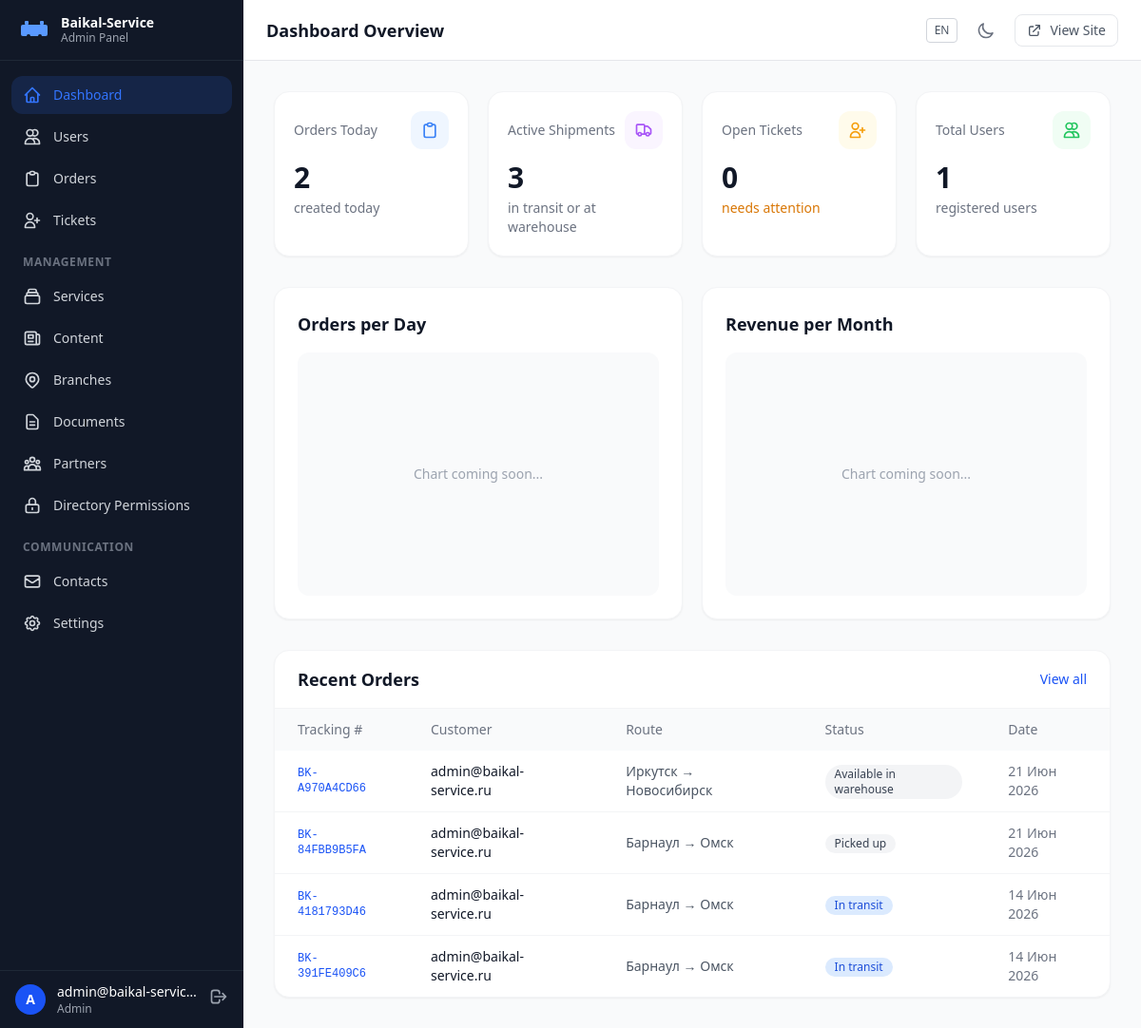
Page /ru/dashboard/ (signed in) on the earlier database version.
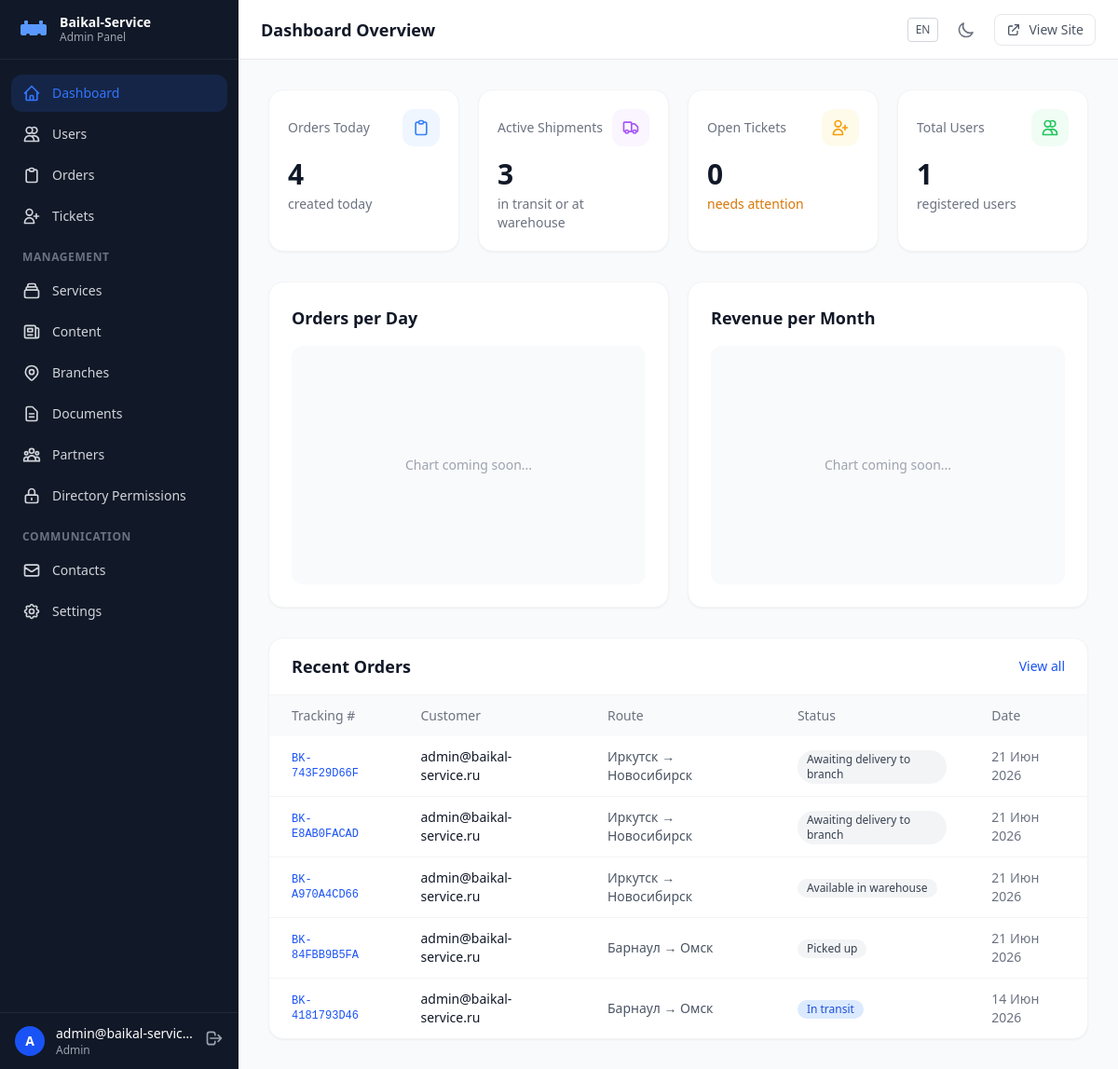
Same page on the later database version.
### apps/orders/models.py (models this page shows, shortened)
class Order(models.Model):
    class Status(models.TextChoices):
        DRAFT = 'draft', _('Draft')
        CONFIRMED = 'confirmed', _('Confirmed')
        AWAITING_DELIVERY_TO_BRANCH = 'awaiting_delivery_to_branch', _('Awaiting delivery to branch')
        AVAILABLE_IN_WAREHOUSE = 'available_in_warehouse', _('Available in warehouse')
        AWAITING_COURIER = 'awaiting_courier', _('Awaiting courier')
        PICKED_UP = 'picked_up', _('Picked up')
        IN_TRANSIT = 'in_transit', _('In transit')
        CUSTOMS_CLEARANCE = 'customs_clearance', _('Customs clearance')
        AT_WAREHOUSE = 'at_warehouse', _('At warehouse')
        OUT_FOR_DELIVERY = 'out_for_delivery', _('Out for delivery')
        DELIVERED = 'delivered', _('Delivered')
        CANCELLED = 'cancelled', _('Cancelled')
    tracking_number = models.CharField(max_length=20, unique=True, default=generate_tracking_number, verbose_name=_('Tracking number'))
    user = models.ForeignKey('users.CustomUser', on_delete=models.CASCADE, null=True, blank=True, related_name='orders', verbose_name=_('User'))
    sender_name = models.CharField(max_length=255, verbose_name=_('Sender name'))
    sender_phone = models.CharField(max_length=20, verbose_name=_('Sender phone'))
    sender_email = models.EmailField(blank=True, verbose_name=_('Sender email'))
    sender_address = models.ForeignKey('geo.City', on_delete=models.SET_NULL, null=True, related_name='sender_orders', verbose_name=_('Sender city'))
    sender_address_detail = models.CharField(max_length=500, blank=True, verbose_name=_('Sender address detail'))
    recipient_name = models.CharField(max_length=255, verbose_name=_('Recipient name'))
    recipient_phone = models.CharField(max_length=20, verbose_name=_('Recipient phone'))
    recipient_email = models.EmailField(blank=True, verbose_name=_('Recipient email'))
    recipient_address = models.ForeignKey('geo.City', on_delete=models.SET_NULL, null=True, related_name='recipient_orders', verbose_name=_('Recipient city'))
    recipient_address_detail = models.CharField(max_length=500, blank=True, verbose_name=_('Recipient address detail'))
    cargo_description = models.TextField(verbose_name=_('Cargo description'))
    weight = models.DecimalField(max_digits=10, decimal_places=2, verbose_name=_('Weight (kg)'))
    volume = models.DecimalField(max_digits=10, decimal_places=4, null=True, blank=True, verbose_name=_('Volume (m³)'))
    length = models.DecimalField(max_digits=10, decimal_places=2, null=True, blank=True, verbose_name=_('Length (cm)'))
    width = models.DecimalField(max_digits=10, decimal_places=2, null=True, blank=True, verbose_name=_('Width (cm)'))
    height = models.DecimalField(max_digits=10, decimal_places=2, null=True, blank=True, verbose_name=_('Height (cm)'))
    declared_value = models.DecimalField(max_digits=12, decimal_places=2, null=True, blank=True, verbose_name=_('Declared value'))
    service = models.ForeignKey('services.Service', on_delete=models.SET_NULL, null=True, verbose_name=_('Service'))
    additional_services = models.ManyToManyField('services.AdditionalService', blank=True, verbose_name=_('Additional services'))
    status = models.CharField(max_length=40, choices=Status.choices, default=Status.DRAFT, verbose_name=_('Status'))
    total_price = models.DecimalField(max_digits=12, decimal_places=2, null=True, blank=True, verbose_name=_('Total price'))
    created_at = models.DateTimeField(auto_now_add=True, verbose_name=_('Created at'))
    updated_at = models.DateTimeField(auto_now=True, verbose_name=_('Updated at'))
    estimated_delivery_date = models.DateField(null=True, blank=True, verbose_name=_('Estimated delivery'))
    actual_delivery_date = models.DateField(null=True, blank=True, verbose_name=_('Actual delivery'))
    is_fragile = models.BooleanField(default=False, verbose_name=_('Fragile cargo'))
    is_dangerous = models.BooleanField(default=False, verbose_name=_('Dangerous goods'))
    is_temperature_sensitive = models.BooleanField(default=False, verbose_name=_('Temperature-sensitive cargo'))
    class Meta:
        verbose_name = _('Order')
        verbose_name_plural = _('Orders')
        ordering = ['-created_at']

### apps/users/models.py (models this page shows, shortened)
class CustomUser(AbstractUser):
    USERNAME_FIELD = 'email'
    REQUIRED_FIELDS = ['username']
    class Role(models.TextChoices):
        CLIENT = 'client', _('Client')
        MANAGER = 'manager', _('Manager')
        ADMIN = 'admin', _('Admin')
    email = models.EmailField(unique=True, verbose_name=_('Email'))
    phone = models.CharField(max_length=20, blank=True, verbose_name=_('Phone'))
    balance = models.DecimalField(max_digits=12, decimal_places=2, default=0, verbose_name=_('Balance'))
    role = models.CharField(max_length=20, choices=Role.choices, default=Role.CLIENT, verbose_name=_('Role'))
    language = models.CharField(max_length=5, choices=[('ru', 'Русский'), ('en', 'English')], default='ru', verbose_name=_('Language'))
    theme = models.CharField(max_length=10, choices=[('light', _('Light')), ('dark', _('Dark'))], default='light', verbose_name=_('Theme'))
    company_name = models.CharField(max_length=255, blank=True, verbose_name=_('Company name'))
    inn = models.CharField(max_length=12, blank=True, verbose_name=_('INN'))
    is_company = models.BooleanField(default=False, verbose_name=_('Legal entity'))
    avatar = models.ImageField(upload_to='uploads/avatars/', blank=True, null=True, verbose_name=_('Avatar'))
    class Meta:
        verbose_name = _('User')
        verbose_name_plural = _('Users')

### apps/geo/models.py (models this page shows, shortened)
class City(models.Model):
    name = models.CharField(max_length=255, unique=True, verbose_name=_('Name'))
    name_en = models.CharField(max_length=255, blank=True, verbose_name=_('Name (EN)'))
    region = models.CharField(max_length=255, blank=True, verbose_name=_('Region'))
    region_en = models.CharField(max_length=255, blank=True, verbose_name=_('Region (EN)'))
    latitude = models.FloatField(verbose_name=_('Latitude'))
    longitude = models.FloatField(verbose_name=_('Longitude'))
    is_active = models.BooleanField(default=True, verbose_name=_('Active'))
    timezone = models.CharField(max_length=50, blank=True, verbose_name=_('Timezone'))
    country = models.CharField(max_length=100, default='RU', verbose_name=_('Country'))
    class Meta:
        verbose_name = _('City')
        verbose_name_plural = _('Cities')
        ordering = ['name']
    def __str__(self):
        return self.name

### apps/dashboard/views.py (the view)
# urls.py: path('', views.DashboardHomeView.as_view(), name='home'),
class DashboardHomeView(StaffRequiredMixin, TemplateView):
    template_name = 'pages/dashboard/home.html'
    def get_context_data(self, **kwargs):
        context = super().get_context_data(**kwargs)
        from django.utils import timezone
        today = timezone.now().date()
        try:
            from apps.orders.models import Order
            context['today_orders'] = Order.objects.filter(created_at__date=today).count()
            context['active_shipments'] = Order.objects.filter(
                status__in=['in_transit', 'picked_up', 'at_warehouse']
            ).count()
            context['recent_orders'] = Order.objects.all()[:5]
        except ImportError:
            context['today_orders'] = 0
            context['active_shipments'] = 0
            context['recent_orders'] = []
        try:
            from apps.users.models import Ticket
            context['open_tickets'] = Ticket.objects.filter(status__in=['open', 'in_progress']).count()
        except ImportError:
            context['open_tickets'] = 0
        context['total_users'] = User.objects.count()
        return context

### apps/core/context_processors.py (called while the page is built)
def site_settings(request):
    return {
        'SITE_NAME': 'Baikal-Service',
        'SITE_DESCRIPTION': 'Logistics and cargo transportation across Russia and CIS',
        'theme': getattr(request, 'theme', 'light'),
        'DEBUG': settings.DEBUG,
    }

### apps/dashboard/views.py (called while the page is built, shortened)
    def test_func(self):
        return self.request.user.is_staff or self.request.user.role in ['admin', 'manager']

    @property
    def is_admin(self):
        return self.request.user.role == 'admin'

    def dispatch(self, request, *args, **kwargs):
        if not request.user.is_authenticated:
            return self.handle_no_permission()
        if not (request.user.is_staff or request.user.role in ['admin', 'manager']):
            return self.handle_no_permission()
        return super().dispatch(request, *args, **kwargs)

    def get_blocked_directories(self):
        if self.is_admin or not self.is_manager:
            return set()

    def get_context_data(self, **kwargs):
        context = super().get_context_data(**kwargs)
        context['blocked_directories'] = self.get_blocked_directories()
        context['is_admin'] = self.is_admin
        return context

### templates/pages/dashboard/home.html (shortened to what the changed rows need)
{% extends 'pages/dashboard/base_dashboard.html' %}{% load i18n %}
{% block dash_page_title %}{% translate 'Dashboard Overview' %}{% endblock %}
{% block dash_content %}
<div class="grid grid-cols-1 sm:grid-cols-2 lg:grid-cols-4 gap-5 mb-8">
  <div class="bg-white dark:bg-gray-800 rounded-2xl p-5 shadow-sm border border-gray-100 dark:border-gray-700 hover:shadow-md transition-shadow">
    <div class="flex items-center justify-between mb-3">
      <p class="text-sm font-medium text-gray-500 dark:text-gray-400">{% translate 'Orders Today' %}</p>
      <span class="w-10 h-10 rounded-xl bg-blue-50 dark:bg-blue-900/30 flex items-center justify-center">
      </span>
    </div>
    <div class="text-3xl font-bold text-gray-900 dark:text-white">{{ today_orders|default:0 }}</div>
    <p class="mt-1 text-sm text-gray-500 dark:text-gray-400">{% translate 'created today' %}</p>
  </div>
</div>
<div class="bg-white dark:bg-gray-800 rounded-2xl shadow-sm border border-gray-100 dark:border-gray-700 overflow-hidden">
  <div class="overflow-x-auto">
    <table class="w-full text-sm">
      <thead class="bg-gray-50 dark:bg-gray-900 text-left">
        <tr>
          <th class="px-6 py-3 font-medium text-gray-500 dark:text-gray-400">{% translate 'Tracking #' %}</th>
          <th class="px-6 py-3 font-medium text-gray-500 dark:text-gray-400">{% translate 'Customer' %}</th>
          <th class="px-6 py-3 font-medium text-gray-500 dark:text-gray-400">{% translate 'Route' %}</th>
          <th class="px-6 py-3 font-medium text-gray-500 dark:text-gray-400">{% translate 'Status' %}</th>
          <th class="px-6 py-3 font-medium text-gray-500 dark:text-gray-400">{% translate 'Date' %}</th>
        </tr>
      </thead>
      <tbody class="divide-y divide-gray-100 dark:divide-gray-700">
        {% for order in recent_orders %}
        <tr class="hover:bg-gray-50 dark:hover:bg-gray-700 transition-colors">
          <td class="px-6 py-3 font-mono text-xs text-baikal-600 dark:text-baikal-400">{{ order.tracking_number }}</td>
          <td class="px-6 py-3 text-gray-900 dark:text-white">{{ order.user.get_full_name|default:order.user.email }}</td>
          <td class="px-6 py-3 text-gray-600 dark:text-gray-400">{{ order.sender_address }} → {{ order.recipient_address }}</td>
          <td class="px-6 py-3">
            <span class="inline-flex items-center px-2.5 py-0.5 rounded-full text-xs font-medium
              {% if order.status == 'delivered' %}bg-green-100 dark:bg-green-900/30 text-green-700 dark:text-green-400
              {% elif order.status == 'cancelled' %}bg-red-100 dark:bg-red-900/30 text-red-700 dark:text-red-400
              {% elif order.status == 'in_transit' %}bg-blue-100 dark:bg-blue-900/30 text-blue-700 dark:text-blue-400
              {% else %}bg-gray-100 dark:bg-gray-700 text-gray-700 dark:text-gray-300{% endif %}">
              {{ order.get_status_display }}
            </span>
          </td>
          <td class="px-6 py-3 text-gray-500 dark:text-gray-400">{{ order.created_at|date:'d M Y' }}</td>
        </tr>
        {% empty %}
        <tr>
          <td colspan="5" class="px-6 py-8 text-center text-gray-500 dark:text-gray-400">{% translate 'No orders yet.' %}</td>
        </tr>
        {% endfor %}
      </tbody>
    </table>
  </div>
</div>
{% endblock %}

### templates/pages/dashboard/base_dashboard.html (shortened to what the changed rows need)
{% load i18n static %}
<!DOCTYPE html>
<html lang="{{ LANGUAGE_CODE }}">
<head>
  <link rel="stylesheet" href="https://cdnjs.cloudflare.com/ajax/libs/font-awesome/6.5.1/css/all.min.css">
  <script src="https://cdn.tailwindcss.com"></script>
</head>
<body class="bg-gray-50 dark:bg-gray-900 text-gray-900 dark:text-gray-100">
  <div class="flex min-h-screen">
    <div class="flex-1 flex flex-col min-w-0">
      <header class="sticky top-0 z-30 bg-white dark:bg-gray-800 border-b border-gray-200 dark:border-gray-700 h-16 flex items-center px-4 sm:px-6 gap-3">
        <h2 class="text-lg font-semibold text-gray-900 dark:text-white hidden sm:block flex-1">{% block dash_page_title %}{% translate 'Dashboard' %}{% endblock %}</h2>
        {% get_current_language as LANGUAGE_CODE %}
        {% get_available_languages as LANGUAGES %}
        {% for lang_code, lang_name in LANGUAGES %}
          {% if lang_code != LANGUAGE_CODE %}
          <form action="{% url 'set_language' %}" method="post" class="inline">
            <button type="submit" class="px-2 py-1 text-xs font-medium rounded border border-gray-300 dark:border-gray-600 text-gray-600 dark:text-gray-400 hover:bg-gray-100 dark:hover:bg-gray-700 transition-colors uppercase">
              {{ lang_code }}
            </button>
          </form>
          {% endif %}
        {% endfor %}
      </header>
      <main class="flex-1 p-4 sm:p-6 lg:p-8">
        {% block dash_content %}{% endblock %}
      </main>
    </div>
  </div>
</body>
</html>

Differences in the rows shown:
no longer on this page (row unchanged): Order: tracking_number "BK-391FE409C6", user.get_full_name "admin@baikal-service.ru", sender_address "Барнаул", recipient_address "Омск", status "In transit", created_at "14 Июн 2026"
added Order: tracking_number "BK-743F29D66F", user.get_full_name "admin@baikal-service.ru", sender_address "Иркутск", recipient_address "Новосибирск", status "Awaiting delivery to branch", created_at "21 Июн 2026"
added Order: tracking_number "BK-E8AB0FACAD", user.get_full_name "admin@baikal-service.ru", sender_address "Иркутск", recipient_address "Новосибирск", status "Awaiting delivery to branch", created_at "21 Июн 2026"
Other differences:
{{ today_orders|default:0 }}: "2" → "4"
